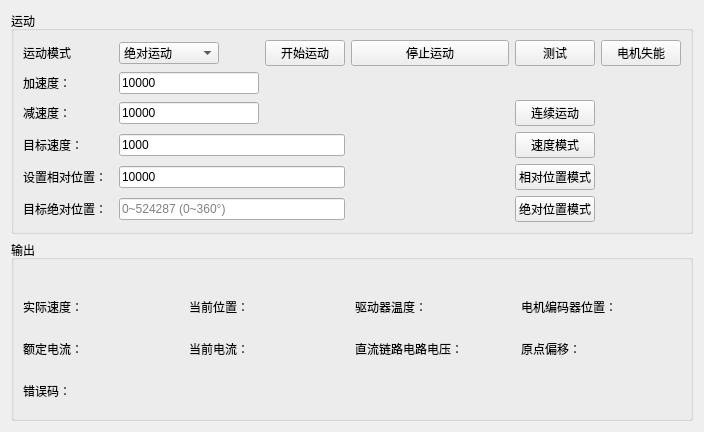
<?xml version="1.0" encoding="UTF-8"?>
<ui version="4.0">
 <class>lingChaCanform</class>
 <widget class="QWidget" name="lingChaCanform">
  <property name="geometry">
   <rect>
    <x>0</x>
    <y>0</y>
    <width>704</width>
    <height>432</height>
   </rect>
  </property>
  <property name="windowTitle">
   <string>Form</string>
  </property>
  <layout class="QVBoxLayout" name="verticalLayout">
   <item>
    <widget class="QGroupBox" name="groupBox">
     <property name="title">
      <string>运动</string>
     </property>
     <layout class="QGridLayout" name="gridLayout">
      <item row="1" column="0">
       <layout class="QHBoxLayout" name="horizontalLayout_2">
        <item>
         <widget class="QLabel" name="label_2">
          <property name="minimumSize">
           <size>
            <width>90</width>
            <height>0</height>
           </size>
          </property>
          <property name="text">
           <string>加速度：</string>
          </property>
         </widget>
        </item>
        <item>
         <widget class="QLineEdit" name="lineEdit_jiasudu">
          <property name="text">
           <string>10000</string>
          </property>
          <property name="placeholderText">
           <string>count/s^2</string>
          </property>
         </widget>
        </item>
       </layout>
      </item>
      <item row="2" column="2">
       <spacer name="horizontalSpacer_5">
        <property name="orientation">
         <enum>Qt::Horizontal</enum>
        </property>
        <property name="sizeHint" stdset="0">
         <size>
          <width>40</width>
          <height>20</height>
         </size>
        </property>
       </spacer>
      </item>
      <item row="0" column="0">
       <layout class="QHBoxLayout" name="horizontalLayout">
        <item>
         <widget class="QLabel" name="label">
          <property name="minimumSize">
           <size>
            <width>90</width>
            <height>0</height>
           </size>
          </property>
          <property name="text">
           <string>运动模式</string>
          </property>
         </widget>
        </item>
        <item>
         <widget class="QComboBox" name="comboBox_mode">
          <property name="minimumSize">
           <size>
            <width>100</width>
            <height>0</height>
           </size>
          </property>
          <item>
           <property name="text">
            <string>绝对运动</string>
           </property>
          </item>
          <item>
           <property name="text">
            <string>相对运动</string>
           </property>
          </item>
          <item>
           <property name="text">
            <string>连续运动</string>
           </property>
          </item>
          <item>
           <property name="text">
            <string>速度模式</string>
           </property>
          </item>
          <item>
           <property name="text">
            <string>力矩模式</string>
           </property>
          </item>
         </widget>
        </item>
        <item>
         <spacer name="horizontalSpacer">
          <property name="orientation">
           <enum>Qt::Horizontal</enum>
          </property>
          <property name="sizeHint" stdset="0">
           <size>
            <width>40</width>
            <height>20</height>
           </size>
          </property>
         </spacer>
        </item>
       </layout>
      </item>
      <item row="4" column="0" colspan="2">
       <layout class="QHBoxLayout" name="horizontalLayout_5">
        <item>
         <widget class="QLabel" name="label_5">
          <property name="minimumSize">
           <size>
            <width>90</width>
            <height>0</height>
           </size>
          </property>
          <property name="text">
           <string>设置相对位置：</string>
          </property>
         </widget>
        </item>
        <item>
         <widget class="QLineEdit" name="lineEdit_xiangduiweizhi">
          <property name="text">
           <string>10000</string>
          </property>
          <property name="placeholderText">
           <string>0~524287 (0~360°)</string>
          </property>
         </widget>
        </item>
       </layout>
      </item>
      <item row="0" column="1">
       <widget class="QPushButton" name="pushButton_start">
        <property name="text">
         <string>开始运动</string>
        </property>
       </widget>
      </item>
      <item row="1" column="2">
       <spacer name="horizontalSpacer_4">
        <property name="orientation">
         <enum>Qt::Horizontal</enum>
        </property>
        <property name="sizeHint" stdset="0">
         <size>
          <width>40</width>
          <height>20</height>
         </size>
        </property>
       </spacer>
      </item>
      <item row="0" column="2">
       <widget class="QPushButton" name="pushButton_stop">
        <property name="text">
         <string>停止运动</string>
        </property>
       </widget>
      </item>
      <item row="3" column="0" colspan="2">
       <layout class="QHBoxLayout" name="horizontalLayout_4">
        <item>
         <widget class="QLabel" name="label_4">
          <property name="minimumSize">
           <size>
            <width>90</width>
            <height>0</height>
           </size>
          </property>
          <property name="text">
           <string>目标速度：</string>
          </property>
         </widget>
        </item>
        <item>
         <widget class="QLineEdit" name="lineEdit_mubiaosudu">
          <property name="text">
           <string>1000</string>
          </property>
          <property name="placeholderText">
           <string>count/s</string>
          </property>
         </widget>
        </item>
       </layout>
      </item>
      <item row="5" column="0" colspan="2">
       <layout class="QHBoxLayout" name="horizontalLayout_6">
        <item>
         <widget class="QLabel" name="label_6">
          <property name="minimumSize">
           <size>
            <width>90</width>
            <height>0</height>
           </size>
          </property>
          <property name="text">
           <string>目标绝对位置：</string>
          </property>
         </widget>
        </item>
        <item>
         <widget class="QLineEdit" name="lineEdit_mubiaoweizhi">
          <property name="placeholderText">
           <string>0~524287 (0~360°)</string>
          </property>
         </widget>
        </item>
       </layout>
      </item>
      <item row="2" column="0">
       <layout class="QHBoxLayout" name="horizontalLayout_3">
        <item>
         <widget class="QLabel" name="label_3">
          <property name="minimumSize">
           <size>
            <width>90</width>
            <height>0</height>
           </size>
          </property>
          <property name="text">
           <string>减速度：</string>
          </property>
         </widget>
        </item>
        <item>
         <widget class="QLineEdit" name="lineEdit_jiansudu">
          <property name="text">
           <string>10000</string>
          </property>
          <property name="placeholderText">
           <string>count/s^2</string>
          </property>
         </widget>
        </item>
       </layout>
      </item>
      <item row="3" column="2">
       <spacer name="horizontalSpacer_6">
        <property name="orientation">
         <enum>Qt::Horizontal</enum>
        </property>
        <property name="sizeHint" stdset="0">
         <size>
          <width>40</width>
          <height>20</height>
         </size>
        </property>
       </spacer>
      </item>
      <item row="4" column="2">
       <spacer name="horizontalSpacer_7">
        <property name="orientation">
         <enum>Qt::Horizontal</enum>
        </property>
        <property name="sizeHint" stdset="0">
         <size>
          <width>40</width>
          <height>20</height>
         </size>
        </property>
       </spacer>
      </item>
      <item row="5" column="2">
       <spacer name="horizontalSpacer_8">
        <property name="orientation">
         <enum>Qt::Horizontal</enum>
        </property>
        <property name="sizeHint" stdset="0">
         <size>
          <width>40</width>
          <height>20</height>
         </size>
        </property>
       </spacer>
      </item>
      <item row="0" column="4">
       <widget class="QPushButton" name="pushButton_disenable">
        <property name="text">
         <string>电机失能</string>
        </property>
       </widget>
      </item>
      <item row="3" column="3">
       <widget class="QPushButton" name="pushButton_sudu">
        <property name="text">
         <string>速度模式</string>
        </property>
       </widget>
      </item>
      <item row="4" column="3">
       <widget class="QPushButton" name="pushButton_xiangdui">
        <property name="text">
         <string>相对位置模式</string>
        </property>
       </widget>
      </item>
      <item row="5" column="3">
       <widget class="QPushButton" name="pushButton_juedui">
        <property name="text">
         <string>绝对位置模式</string>
        </property>
       </widget>
      </item>
      <item row="0" column="3">
       <widget class="QPushButton" name="pushButton_ceshi">
        <property name="text">
         <string>测试</string>
        </property>
       </widget>
      </item>
      <item row="2" column="3">
       <widget class="QPushButton" name="pushButton_lianxu">
        <property name="text">
         <string>连续运动</string>
        </property>
       </widget>
      </item>
     </layout>
    </widget>
   </item>
   <item>
    <widget class="QGroupBox" name="groupBox_2">
     <property name="title">
      <string>输出</string>
     </property>
     <layout class="QGridLayout" name="gridLayout_2">
      <item row="0" column="0" colspan="4">
       <layout class="QHBoxLayout" name="horizontalLayout_7">
        <item>
         <spacer name="horizontalSpacer_2">
          <property name="orientation">
           <enum>Qt::Horizontal</enum>
          </property>
          <property name="sizeHint" stdset="0">
           <size>
            <width>40</width>
            <height>20</height>
           </size>
          </property>
         </spacer>
        </item>
        <item>
         <spacer name="horizontalSpacer_3">
          <property name="orientation">
           <enum>Qt::Horizontal</enum>
          </property>
          <property name="sizeHint" stdset="0">
           <size>
            <width>40</width>
            <height>20</height>
           </size>
          </property>
         </spacer>
        </item>
       </layout>
      </item>
      <item row="1" column="0">
       <widget class="QLabel" name="label_sudu">
        <property name="text">
         <string>实际速度：</string>
        </property>
       </widget>
      </item>
      <item row="1" column="1">
       <widget class="QLabel" name="label_weizhi">
        <property name="text">
         <string>当前位置：</string>
        </property>
       </widget>
      </item>
      <item row="1" column="2">
       <widget class="QLabel" name="label_wendu">
        <property name="text">
         <string>驱动器温度：</string>
        </property>
       </widget>
      </item>
      <item row="1" column="3">
       <widget class="QLabel" name="label_weizhi_2">
        <property name="text">
         <string>电机编码器位置：</string>
        </property>
       </widget>
      </item>
      <item row="2" column="0">
       <widget class="QLabel" name="label_edingdianliu">
        <property name="text">
         <string>额定电流：</string>
        </property>
       </widget>
      </item>
      <item row="2" column="1">
       <widget class="QLabel" name="label_dianliu">
        <property name="text">
         <string>当前电流：</string>
        </property>
       </widget>
      </item>
      <item row="2" column="2">
       <widget class="QLabel" name="label_dianya">
        <property name="text">
         <string>直流链路电路电压：</string>
        </property>
       </widget>
      </item>
      <item row="2" column="3">
       <widget class="QLabel" name="label_yuandianpianyi">
        <property name="text">
         <string>原点偏移：</string>
        </property>
       </widget>
      </item>
      <item row="3" column="0">
       <widget class="QLabel" name="label_errorCode">
        <property name="text">
         <string>错误码：</string>
        </property>
       </widget>
      </item>
     </layout>
    </widget>
   </item>
  </layout>
 </widget>
 <resources/>
 <connections/>
</ui>
